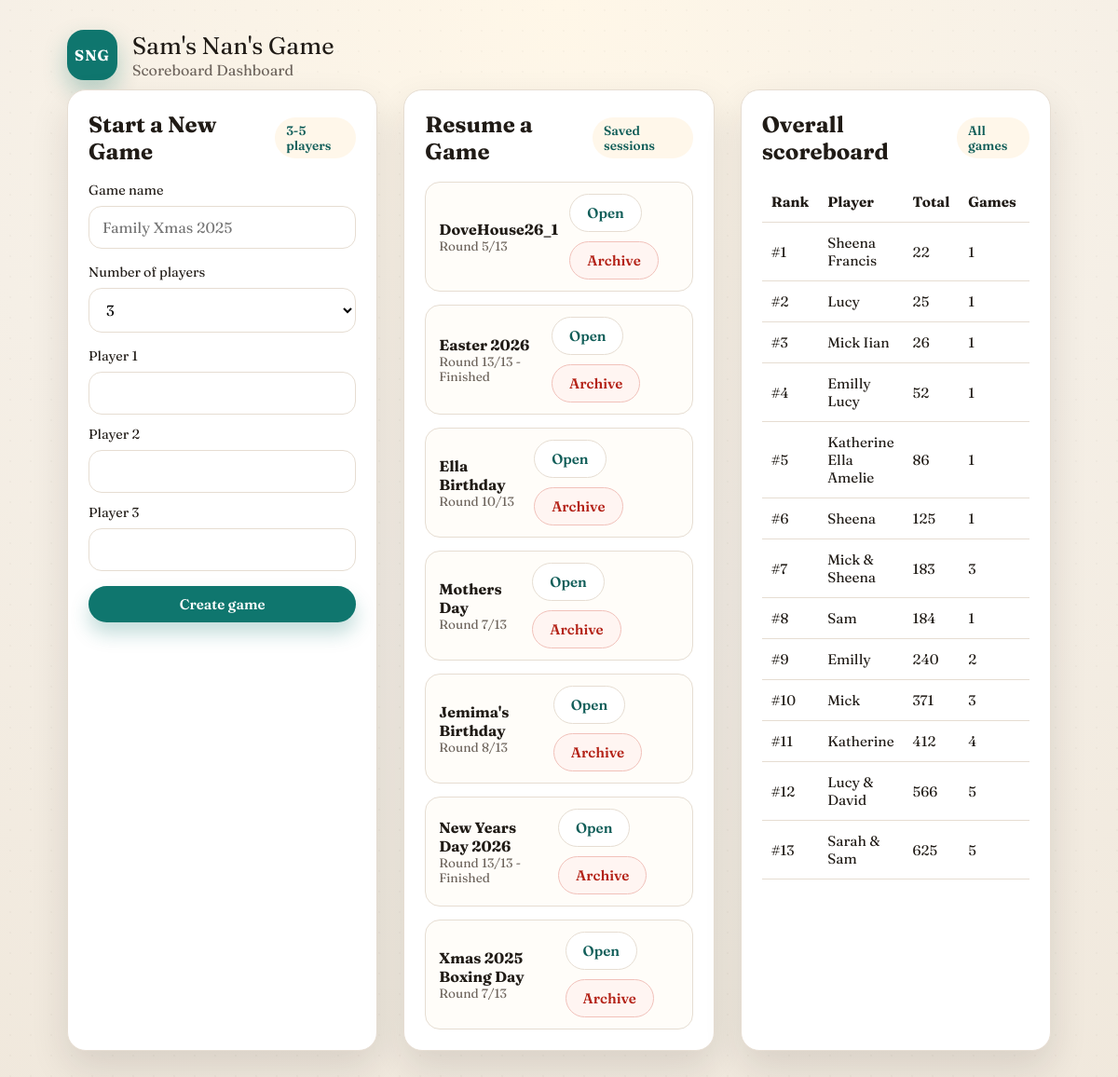
The page / on the database its author committed.
### models.py (models this page shows)
class Game(db.Model):
    __tablename__ = "games"
    id = db.Column(db.Integer, primary_key=True)
    name = db.Column(db.String(120), nullable=False)
    current_round_index = db.Column(db.Integer, nullable=False, default=1)
    finished = db.Column(db.Boolean, nullable=False, default=False)
    archived = db.Column(db.Boolean, nullable=False, default=False)
    created_at = db.Column(db.DateTime, default=datetime.utcnow)
    players = db.relationship(
        "Player",
        back_populates="game",
        order_by="Player.sort_order",
        cascade="all, delete-orphan",
    )
    rounds = db.relationship(
        "Round",
        back_populates="game",
        order_by="Round.round_index",
        cascade="all, delete-orphan",
    )

class Person(db.Model):
    __tablename__ = "persons"
    id = db.Column(db.Integer, primary_key=True)
    display_name = db.Column(db.String(80), nullable=False, unique=True)
    created_at = db.Column(db.DateTime, default=datetime.utcnow)
    players = db.relationship(
        "Player",
        back_populates="person",
    )

### app.py (the view)
@app.route("/")
def index():
    games = Game.query.filter_by(archived=False).order_by(Game.created_at.desc()).all()
    template = "partials/game_setup_body.html" if is_htmx_request() else "game_setup.html"
    return render_template(
        template,
        games=games,
        overall_scores=build_overall_scoreboard(),
        person_names=get_person_names(),
        player_count=MIN_PLAYERS,
        player_names=["" for _ in range(MIN_PLAYERS)],
        game_name="",
        setup_errors=None,
    )

### app.py (called while the page is built)
def get_person_names():
    return [person.display_name for person in Person.query.order_by(Person.display_name).all()]

def is_htmx_request():
    return request.headers.get("HX-Request") is not None

### templates/game_setup.html
{% extends "base.html" %}
{% block content %}
  {% include "partials/game_setup_body.html" %}
{% endblock %}

### templates/partials/game_list.html
{% if games %}
  <ul class="game-list">
    {% for game in games %}
      <li>
        <div>
          <div class="game-name">{{ game.name }}</div>
          <div class="game-meta">
            Round {{ game.current_round_index }}/13
            {% if game.finished %}
              - Finished
            {% endif %}
          </div>
        </div>
        <div class="inline-actions">
          <button
            class="btn ghost"
            hx-get="{{ url_for('game_view', game_id=game.id) }}"
            hx-target="#app"
            hx-swap="innerHTML"
            hx-push-url="true"
          >
            Open
          </button>
          <button
            class="btn danger"
            hx-post="{{ url_for('archive_game', game_id=game.id) }}"
            hx-target="#game-list"
            hx-swap="innerHTML"
          >
            Archive
          </button>
        </div>
      </li>
    {% endfor %}
  </ul>
{% else %}
  <p class="muted">No saved games yet. Create one to get started.</p>
{% endif %}

### templates/partials/overall_scoreboard.html (shortened to what this page needs)
<div class="panel">
  <div class="panel-header">
    <h2>Overall scoreboard</h2>
    <span class="tag">All games</span>
  </div>
  {% if overall_scores %}
    <div class="table-wrap">
      <table>
        <thead>
          <tr>
            <th>Rank</th>
            <th>Player</th>
            <th>Total</th>
            <th>Games</th>
            <th>Rounds</th>
          </tr>
        </thead>
        <tbody>
          {% for row in overall_scores %}
            <tr>
              <td>#{{ row.rank }}</td>
              <td>{{ row.name }}</td>
              <td>{{ row.total_score }}</td>
              <td>{{ row.games_played }}</td>
              <td>{{ row.rounds_played }}</td>
            </tr>
          {% endfor %}
        </tbody>
      </table>
    </div>
  {% else %}
    <p class="muted">No scored rounds yet. Play a game to populate totals.</p>
  {% endif %}
</div>

### static/style.css (style rules this page uses)
:root { --bg: #f4efe7; --surface: #ffffff; --surface-strong: #fff7ea; --ink: #201b16; --muted: #6c635b; --accent: #0f766e; --accent-dark: #115e59; --highlight: #f59e0b; --danger: #b42318; --border: #e6ddd2; --shadow: 0 18px 40px rgba(32, 27, 22, 0.12); }
* { box-sizing: border-box; }
body { margin: 0; font-family: "Fraunces", "Georgia", serif; color: var(--ink); background: radial-gradient(circle at top, #fff7e8 0%, #f5efe6 50%, #f0e8dc 100%); min-height: 100vh; }
body::before { content: ""; position: fixed; inset: 0; background-image: radial-gradient(rgba(32, 27, 22, 0.06) 1px, transparent 0); background-size: 22px 22px; opacity: 0.4; pointer-events: none; z-index: -1; }
h2, h3, h4 { margin: 0; font-family: "Fraunces", "Georgia", serif; }
.panel { background: var(--surface); border-radius: 20px; padding: 22px; border: 1px solid var(--border); box-shadow: var(--shadow); animation: fadeUp 0.4s ease; }
.panel-header { display: flex; align-items: center; justify-content: space-between; gap: 16px; margin-bottom: 18px; }
.tag { padding: 6px 12px; border-radius: 999px; background: var(--surface-strong); color: var(--accent-dark); font-size: 0.85rem; font-weight: 600; }
.btn, button { padding: 10px 18px; border-radius: 999px; border: none; font-size: 0.95rem; font-weight: 600; cursor: pointer; transition: transform 0.2s ease, box-shadow 0.2s ease; font-family: inherit; text-decoration: none; display: inline-flex; align-items: center; justify-content: center; gap: 8px; }
.btn.ghost, button.ghost { background: #fff; border: 1px solid var(--border); color: var(--accent-dark); }
.btn.danger, button.danger { background: #fff5f2; border: 1px solid #f1c1ba; color: var(--danger); }
.inline-actions { display: flex; flex-wrap: wrap; gap: 10px; }
.table-wrap { overflow-x: auto; }
table { width: 100%; border-collapse: collapse; font-size: 0.95rem; }
th, td { text-align: left; padding: 12px 10px; border-bottom: 1px solid var(--border); }
.game-list { list-style: none; padding: 0; margin: 0; display: grid; gap: 14px; }
.game-list li { display: flex; align-items: center; justify-content: space-between; gap: 12px; padding: 12px 14px; border: 1px solid var(--border); border-radius: 16px; background: #fffdf9; }
.game-name { font-weight: 700; }
.game-meta { color: var(--muted); font-size: 0.85rem; }

### rows shown on the page
Game: name "DoveHouse26_1", current_round_index "5"
Game: name "Easter 2026", current_round_index "13", finished "- Finished"
Game: name "Ella Birthday", current_round_index "10"
Game: name "Mothers Day", current_round_index "7"
Game: name "Jemima's Birthday", current_round_index "8"
Game: name "New Years Day 2026", current_round_index "13", finished "- Finished"
Game: name "Xmas 2025 Boxing Day", current_round_index "7"
Person: rank "1", name "Sheena Francis", total_score "22", games_played "1"
Person: rank "2", name "Lucy", total_score "25", games_played "1"
Person: rank "3", name "Mick Iian", total_score "26", games_played "1"
Person: rank "4", name "Emilly Lucy", total_score "52", games_played "1"
Person: rank "5", name "Katherine Ella Amelie", total_score "86", games_played "1"
Person: rank "6", name "Sheena", total_score "125", games_played "1"
Person: rank "7", name "Mick & Sheena", total_score "183", games_played "3"
Person: rank "8", name "Sam", total_score "184", games_played "1"
Person: rank "9", name "Emilly", total_score "240", games_played "2"
Person: rank "10", name "Mick", total_score "371", games_played "3"
Person: rank "11", name "Katherine", total_score "412", games_played "4"
Person: rank "12", name "Lucy & David", total_score "566", games_played "5"
Person: rank "13", name "Sarah & Sam", total_score "625", games_played "5"

### other values the page prints
{{ index + 1 }} "1" "2" "3"
form field player_count "3"
